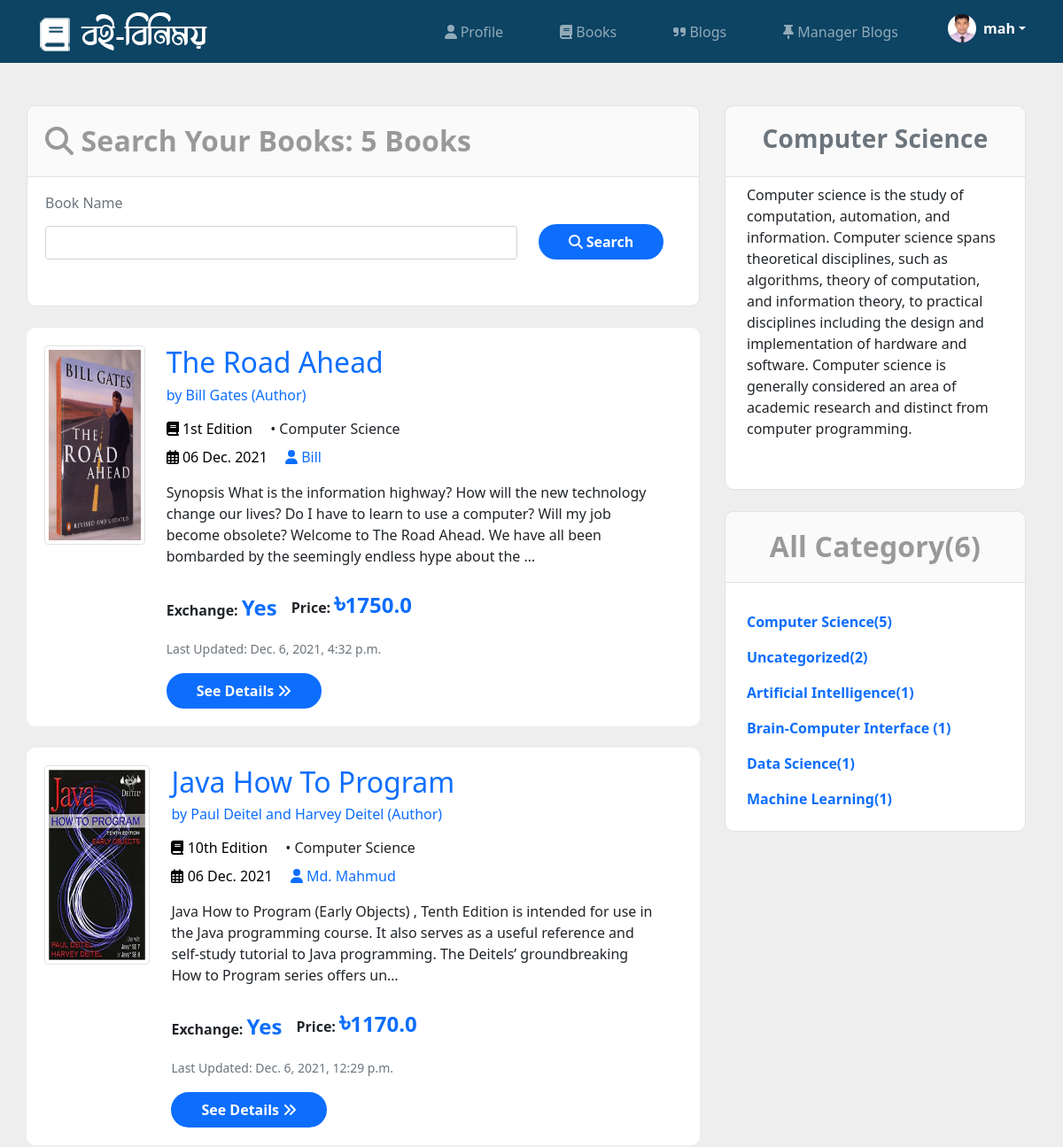
The app's page /books/category/computer-science/ (signed in, upper part), older data.
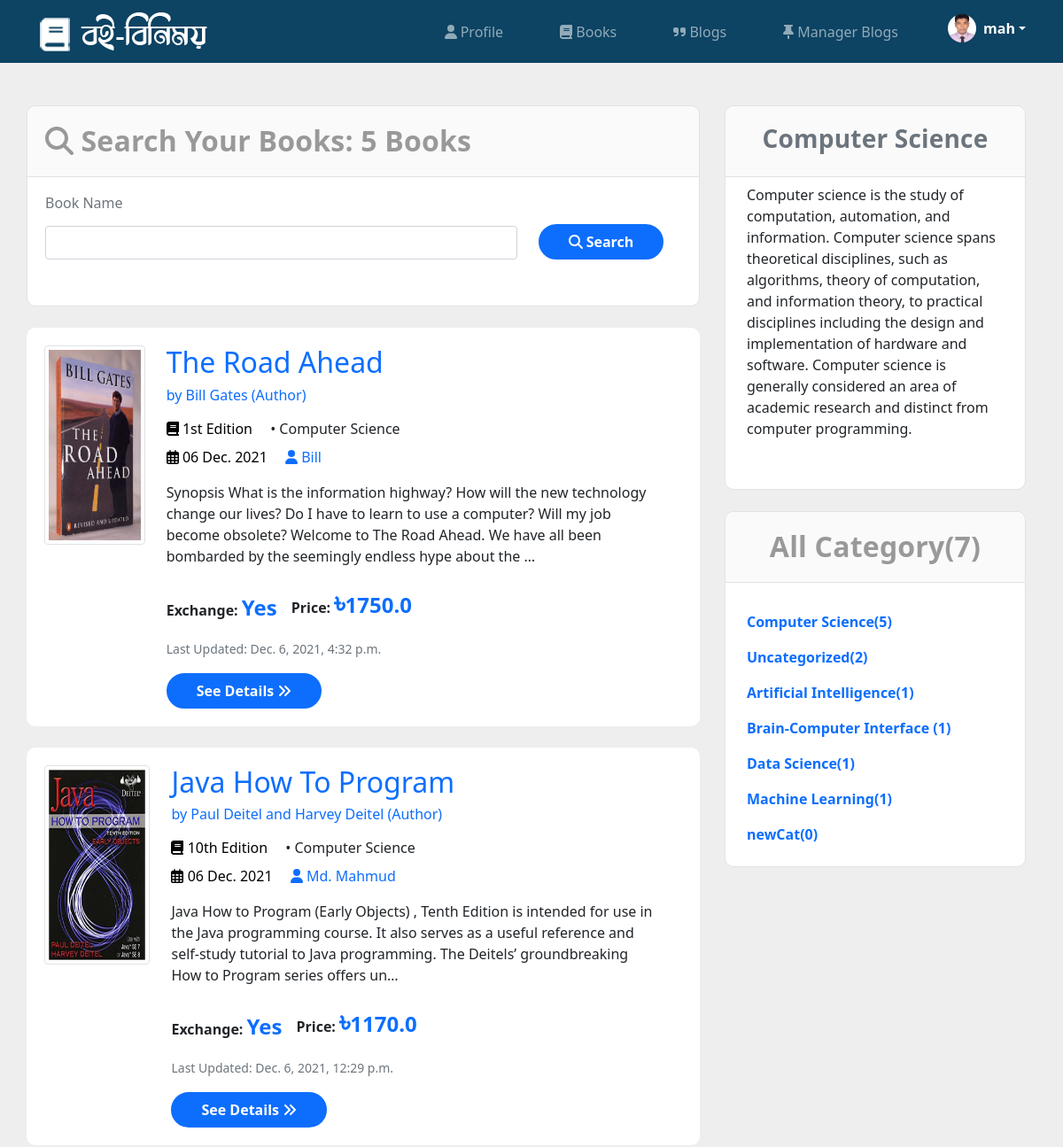
The same page, newer data.
### books/models.py (models this page shows, shortened)
class Book(models.Model):
    EXCHANGE = (
        ('Yes','Yes'),
        ('No','No'),
    )
    creator = models.ForeignKey(Customer, null=True, blank=True, on_delete=models.CASCADE)
    name = models.CharField(max_length=200, null=True, blank=True)
    author = models.CharField(max_length=200, null=True, blank=True)
    edition = models.CharField(max_length=200, null=True, blank=True)
    image = models.ImageField(default='default.jpg', null=True, blank=True)
    slug = models.CharField(max_length=255, null=True, blank=True)
    category = models.ManyToManyField(Category, blank=True)
    description = models.TextField(null = True, blank=True)
    exchange = models.CharField(max_length=200,choices=EXCHANGE, null=True, blank=True)
    price = models.FloatField(null=True, blank=True)
    created = models.DateTimeField(auto_now_add=True)
    updated = models.DateTimeField(auto_now=True)
    @property
    def bookImageURL(self):
        try:
            img = self.image.url
        except:
            img = ''
        return img

class Category(models.Model):
    name = models.CharField(max_length=255)
    description = models.TextField(null = True, blank=True)
    slug = models.CharField(max_length=255, null=True, blank=True)
    def __str__(self) -> str:
        return self.name

### users/models.py (models this page shows, shortened)
class Customer(models.Model):
    GENDER_TYPE = (
        ('Male','Male'),
        ('Female','Female'),
        ('Others','Others')
    )
    OCCUPATION_TYPE = (
        ('Student','Student'),
        ('Job-Holder','Job-Holder'),
    )
    username = models.OneToOneField(User, null=True, blank=True, on_delete=models.CASCADE)
    first_name = models.CharField(max_length=200, null=True, blank=True)
    last_name = models.CharField(max_length=200, null=True, blank=True)
    profile_pic = models.ImageField(default='profile-white.png', null=True, blank=True)
    phone = models.CharField(max_length=200, null=True, blank=True)
    email = models.CharField(max_length=200, null=True, blank=True)
    address = models.CharField(max_length=200, null=True, blank=True)
    occupation = models.CharField(max_length=50,choices=OCCUPATION_TYPE, null=True,blank=True)
    gender = models.CharField(max_length=50,choices=GENDER_TYPE, null=True,blank=True)
    birth_date = models.DateField(null=True, blank=True)
    created = models.DateTimeField(auto_now_add=True)
    updated = models.DateTimeField(auto_now=True)
    @property
    def customerImageURL(self):
        try:
            img = self.profile_pic.url
        except:
            img = ''
        return img

### users/decorators.py (the view)
        def wrapper_func(request, *args, **kwargs):
            group = None
            if request.user.groups.exists():
                group = request.user.groups.all()[0].name
            if group in allowed_roles:
                return view_func(request, *args, **kwargs)
            else:
                return render(request,'users/unauthorized_page.html')

### templates/books/books_category.html (shortened to what the changed rows need)
{% extends "users/main.html" %}
{% load static %}
{% load widget_tweaks %}
{% block content %}
<div class="container">
  <br><br>
  <div class="row">
    <div class="col-lg-8">
      <div class="row">
        <div class="book-search-bg mb-4">
          <div class="panel-heading book-search-heading">
            <h2 class="font-weight-700"><i class="fas fa-search"></i> Search Your Books: {{books_count}} Books</h2>
          </div>
        </div>
        {% for book in books %}
        <div class="col-lg-12 col-md-12 mb-4 book-post-bg">
          <div class="blog-item d-flex">
            <div class="blog-thumb">
              <a href="{% url 'books-details' book.slug %}">
                <img src="{{ book.bookImageURL }}" alt="{{ book.name }}" class="img-thumbnail book-img"/>
              </a>
            </div>
            <div class="blog-item-content mx-4">
              <div>
                  <div class="mb-3">
                    <h2 class="">
                        <a class="text-blue" href="{% url 'books-details' book.slug %}"> {{ book.name }} </a>
                      </h2>
                      <h6 class="text-blue"> by {{book.author}} (Author)</h6>
                </div>
                <div class="blog-item-meta mb-2">
                  <span class="text-black text-capitalize me-3">
                    <i class="fas fa-book mr-2"></i> {{ book.edition }} Edition
                  </span>
                  {% for cat in book.category.all %}
                      <span class="text-capitalize me-3">
                        &bull; {{ cat.name }}
                      </span>
                  {%endfor%}
                </div>
                <div class="mb-3">
                  <span class="text-black text-capitalize me-3">
                    <i class="far fa-calendar-alt mr-2"></i> {{ book.created|date:"d N Y" }}
                  </span>
                  <a href="{% url 'user-profile' book.creator.username %}" class="text-blue text-capitalize mr-3">
                    <i class="fa fa-user mr-2"></i> {{ book.creator.first_name }}
                  </a>
                </div>
                <p class="mb-3">{{ book.description|truncatechars:250 }}</p>
                <div class="d-flex align-items-end">
                  {% if book.exchange == 'Yes' %}
                  <p class="font-weight-700">Exchange: <span style="font-size: 1.5em;" class="font-weight-900 text-blue">{{book.exchange}}</span></p>
                  {% endif%}
                  {% if book.price != None %}
                  <p class="font-weight-700 ms-3">Price: <span class="font-weight-900 text-blue" style="font-size: 2em;">&#2547;</span><span style="font-size: 1.5em;" class="font-weight-900 text-blue">{{book.price}}</span></p>
                  {% endif%}
                </div>
                <p class="card-text"><small class="text-muted">Last Updated: {{ book.updated }}</small></p>
              </div>
              <div class="mt-3">
                <a href="{% url 'books-details' book.slug %}" class="btn btn-blue btn-icon">
                  See Details <i class="fas fa-angle-double-right"></i>
                </a>
              </div>
            </div>
          </div>
        </div>
        {% endfor %}
      </div>
    </div>
    <div class="col-lg-4">
      <div class="book-side-bg ms-3 mb-4">
        <div class="sidebar-wrap pl-lg-4 mt-5 mt-lg-0 my-5">
          <div class="panel-heading book-search-heading">
            <h3 class="text-center text-muted font-weight-700">{{category}}</h3>
          </div>
          <div class="sidebar-widget latest-post mb-3 px-4 py-2">
            {{category.description}}
          </div>
        </div>
      </div>
      <div class="book-search-bg mb-4 ms-3">
        <div class="panel-heading book-search-heading">
          <h2 class="text-center font-weight-700">All Category({{category_count}})</h2>
        </div>
        <ul class="list-unstyled mb-3 px-4 py-2 my-2">
          {% for cat,count in category_dict %}
          <li class="align-items-center mt-3">
            <a class="text-blue font-weight-700" href="{% url 'books-category' cat.slug %}">{{ cat.name }}({{count}})</a>
          </li>
          {% endfor %}
        </ul>
      </div>
    </div>
  </div>
</div>
{% endblock %}

Row changes from the older to the newer data that the page shows:
added Category: name "newCat", count "0", shown under "All Category(7)"
Text that changed along with them:
{{ category_count }}: "6" → "7"
